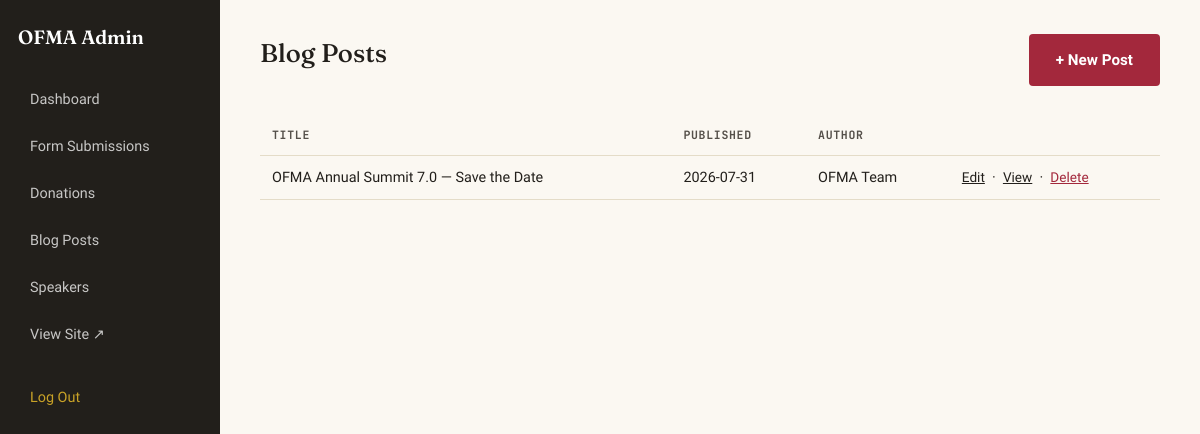
Screenshot of /admin/blog (signed in) with the database file from the repository.
### tables this page shows
CREATE TABLE blog_posts (
    id INTEGER PRIMARY KEY AUTOINCREMENT,
    title TEXT NOT NULL,
    slug TEXT UNIQUE NOT NULL,
    excerpt TEXT,
    body TEXT NOT NULL,
    published_at TEXT NOT NULL,
    author TEXT DEFAULT 'OFMA Team'
);

### admin.py (the view)
@admin_bp.route("/blog")
@login_required
def blog_list():
    conn = get_db()
    posts = conn.execute("SELECT * FROM blog_posts ORDER BY published_at DESC").fetchall()
    conn.close()
    return render_template("admin/blog_list.html", posts=posts)

### admin.py (called while the page is built)
def login_required(view):
    @wraps(view)
    def wrapped(*args, **kwargs):
        if not session.get("admin_id"):
            return redirect(url_for("admin.login"))
        return view(*args, **kwargs)
    return wrapped

### app.py (called while the page is built)
@app.context_processor
def inject_globals():
    return dict(current_year=date.today().year, summit=SUMMIT)

### db.py (called while the page is built)
def get_db():
    conn = sqlite3.connect(DB_PATH)
    conn.row_factory = sqlite3.Row
    conn.execute("PRAGMA foreign_keys = ON")
    return conn

### templates/admin/blog_list.html (shortened to what this page needs)
{% extends "admin/base.html" %}
{% block content %}
<div class="admin-topbar">
  <h1 class="mt-0" style="font-size:1.6rem;">Blog Posts</h1>
  <a href="{{ url_for('admin.blog_new') }}" class="btn btn-primary">+ New Post</a>
</div>
<table>
  <thead><tr><th>Title</th><th>Published</th><th>Author</th><th></th></tr></thead>
  <tbody>
    {% for p in posts %}
    <tr>
      <td>{{ p['title'] }}</td>
      <td>{{ p['published_at'] }}</td>
      <td>{{ p['author'] }}</td>
      <td>
        <a href="{{ url_for('admin.blog_edit', post_id=p['id']) }}" style="font-size:0.85rem;">Edit</a>
        &nbsp;·&nbsp;
        <a href="{{ url_for('blog_detail', slug=p['slug']) }}" target="_blank" style="font-size:0.85rem;">View</a>
        &nbsp;·&nbsp;
        <a href="{{ url_for('admin.blog_delete', post_id=p['id']) }}" style="font-size:0.85rem; color:var(--maroon);" onclick="return confirm('Delete this post?');">Delete</a>
      </td>
    </tr>
    {% endfor %}
  </tbody>
</table>
{% endblock %}

### static/css/style.css (style rules this page uses)
:root { --green: #1F8A4C; --green-deep: #14522E; --maroon: #A3283C; --maroon-deep: #6E1B29; --sand: #C9A227; --paper: #FBF8F2; --paper-warm: #F3ECDD; --ink: #221F1B; --ink-soft: #55504A; --line: #E4DCC8; --white: #FFFFFF; --font-display: 'Fraunces', 'Georgia', serif; --font-body: 'Work Sans', 'Segoe UI', sans-serif; --font-mono: 'JetBrains Mono', monospace; --maxw: 1180px; --radius: 4px; --shadow: 0 12px 32px -16px rgba(34, 31, 27, 0.25); }
* { box-sizing: border-box; }
html { scroll-behavior: smooth; }
body { margin: 0; font-family: var(--font-body); color: var(--ink); background: var(--paper); line-height: 1.6; -webkit-font-smoothing: antialiased; overflow-x: hidden; }
a { color: inherit; }
h1, h2, h3, h4 { font-family: var(--font-display); font-weight: 600; line-height: 1.15; margin: 0 0 0.5em; color: var(--ink); }
h1 { font-size: clamp(2.4rem, 5vw, 4rem); font-weight: 500; }
.btn { display: inline-flex; align-items: center; gap: 8px; padding: 13px 26px; border-radius: var(--radius); font-family: var(--font-body); font-weight: 600; font-size: 0.95rem; text-decoration: none; border: 1.5px solid transparent; cursor: pointer; transition: transform 0.15s ease, box-shadow 0.15s ease, background 0.15s ease; }
.btn-primary { background: var(--maroon); color: var(--white); }
table { width: 100%; border-collapse: collapse; font-size: 0.9rem; }
th, td { text-align: left; padding: 10px 12px; border-bottom: 1px solid var(--line); }
th { font-family: var(--font-mono); font-size: 0.72rem; text-transform: uppercase; letter-spacing: 0.06em; color: var(--ink-soft); }
.mt-0 { margin-top: 0; }

### templates/admin/base.html (style rules this page uses)
body { display:flex; min-height:100vh; }
.admin-topbar { display:flex; justify-content:space-between; align-items:center; margin-bottom: 30px; }

### rows the page displays
blog_posts: title "OFMA Annual Summit 7.0 — Save the Date", published_at "2026-07-31", author "OFMA Team"
